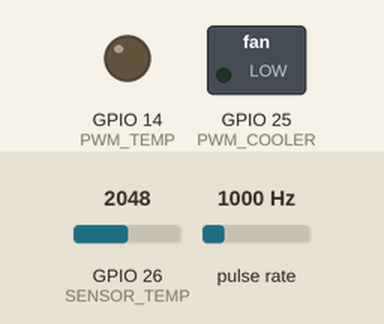
A sketch run on a simulated ESP32. On the bench: switched loads named in the sketch (green lamp = pin HIGH), output pins drawn as LEDs (lit = HIGH). Wiring (inferred from the names in the program): pulse sensor: data GPIO 27. The inputs (shaded band) are chosen by the test bench; at power-on: GPIO 26 (SENSOR_TEMP) = 2048, pulse rate 1000 Hz. What the sketch prints to the serial monitor is not drawn.

Above: at 0.1 s.
At 100.1 s:
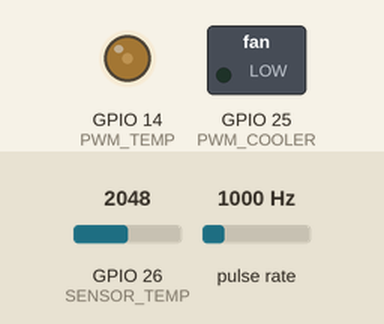
Timing chart, 0 to 101.6 s (numbered marks = the images above):
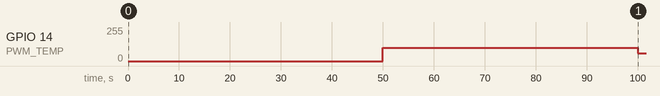

Measured:
- by itself, GPIO 14 (PWM_TEMP): 0/255 → 100/255 at 50.0 s, → 59/255 50.0 s later

The sketch:

Controle_1set.ino
```cpp
#include <Arduino.h>
#include <math.h>    // Biblioteca para operações matemáticas (logaritmo, etc)

// Pinos
#define PWM_TEMP 14
#define PWM_COOLER 25
#define SENSOR_TEMP 26
#define SENSOR_FLUXO 27

// Variáveis
const int resolution = 4095;                                  // Resolução do conversor AD do ESP
volatile int pulsos = 0;                                      // Pulsos do sensor de fluxo
unsigned long tempoAnt_temp = 0, tempoAtual_temp = 0, dT_temp = 0;           // Variáveis para manipulação do timer
unsigned long tempoAnt_fluxo = 0, tempoAtual_fluxo = 0, dT_fluxo = 0;           // Variáveis para manipulação do timer
float temperatura = 0, resistencia = 0, vazao = 0;            // Variáveis para cálculo da temperatura e vazão
int dutycycleTemp = 0, dutycycleCooler = 0;                   // Duty Cicle do PWM do transistor e do cooler

// Constantes do NTC e sistema
double Vs = 3.3;                                              // Tensão de referência do ESP32
double R1 = 10000;                                            // Resistor fixo de 10kΩ no divisor de tensão
double Beta = 3950;                                           // Coeficiente beta do NTC
double To = 298.15;                                           // Temperatura de referência (25°C em Kelvin)
double Ro = 10000;                                            // Resistência nominal do NTC a 25°C

//Variáveis Controlador

int cont_temp;
int cont_fluxo;

int setpoint_temp[1] = {40};
int setpoint_fluxo[1]= {0};

int ref_temp = 0;
int ref_fluxo = 0;

int i = 0;
int j = 0;

float d_temp = 0.0;
float d_fluxo = 0.0;

int pwm_max = 255;
int pwm_min = 0;

float u_temp = 0.0, ek_temp = 0.0, uk_1_temp = 0.0, ek_1_temp = 0.0, uk_2_temp = 0.0, ek_2_temp = 0.0;
float u_fluxo = 0.0, ek_fluxo = 0.0, uk_1_fluxo = 0.0, ek_1_fluxo = 0.0;

int sampleTime_temp = 50000;
int sampleTime_fluxo = 400;

float temp1 = 24.0, temp2 = 24.0, temp3 = 24.0, mediatemp = 0.0;
float fluxo1 = 0.0, fluxo2 = 0.0, fluxo3 = 0.0, mediafluxo = 0.0;

float controle_temp(float r_temp, float y_temp);
float controle_fluxo(float r_fluxo, float y_fluxo);

//------------------------------------------------------------
// ---------- Constantes Controlador -------------------------
float a1_temp = -1.286;
float a2_temp = 0.2862;
float b0_temp = 6.395;
float b1_temp = -10.69;
float b2_temp = 5.034;

float b0_fluxo = 0.526;
float b1_fluxo = -0.1432;
// -----------------------------------------------------------
//------------------------------------------------------------

//Implementação do Controlador PID Digital
float controle_temp(float r_temp, float y_temp){

  ek_temp = r_temp-y_temp;
  u_temp = ((-1)*a1_temp*uk_1_temp) - a2_temp*uk_2_temp + b0_temp*ek_temp + b1_temp*ek_1_temp + b2_temp*ek_2_temp;

  if (u_temp>255) u_temp=255;     // limitador superior
  else if (u_temp<0) u_temp=0;    // limitador inferior

  ek_2_temp = ek_1_temp;
  uk_2_temp = uk_1_temp;
  ek_1_temp = ek_temp;
  uk_1_temp = u_temp;


  return float(u_temp);
}

//Implementação do Controlador PI Digital
float controle_fluxo(float r_fluxo, float y_fluxo){

  ek_fluxo = r_fluxo-y_fluxo;
  u_fluxo = uk_1_fluxo + b0_fluxo*ek_fluxo + b1_fluxo*ek_1_fluxo;

  if (u_fluxo>255) u_fluxo=255;     // limitador superior
  else if (u_fluxo<0) u_fluxo=0;    // limitador inferior

  ek_1_fluxo = ek_fluxo;
  uk_1_fluxo = u_fluxo;

  return float(u_fluxo);
}

// Rotina da interrupção que realiza leitura do sensor de fluxo
void lerFluxo(){
  pulsos++;
}

void setup() {
  Serial.begin(115200);
  pinMode(SENSOR_TEMP, INPUT);
  pinMode(SENSOR_FLUXO, INPUT);
  pinMode(PWM_TEMP, OUTPUT);
  pinMode(PWM_COOLER, OUTPUT);

  ledcAttach(PWM_TEMP, 1000, 8);      // Configurando PWMs
  ledcAttach(PWM_COOLER, 1000, 8);

  attachInterrupt(digitalPinToInterrupt(SENSOR_FLUXO), lerFluxo, RISING); // Interrupção para sensor de fluxo


}

void loop() {
  tempoAtual_temp = millis();
  dT_temp = tempoAtual_temp - tempoAnt_temp;
  tempoAtual_fluxo = millis();
  dT_fluxo = tempoAtual_fluxo - tempoAnt_fluxo;

  // TIMER TEMPERATURA -- 50 segundos
  if (dT_temp >= sampleTime_temp) {
    tempoAnt_temp = tempoAtual_temp;

    // Cálculo da vazão em L/s
    // vazao =  double((pulsos) / (120));

    // Leitura do NTC e cálculo da temperatura diretamente no loop
    int leituraADC = analogRead(SENSOR_TEMP);

    // Cálculo da temperatura com a equação Steinhart-Hart
    double Vout = leituraADC * Vs / resolution;                 // Converte a leitura ADC para tensão
    double Rt = R1 * Vout / (Vs - Vout);                        // Calcula a resistência do NTC
    temperatura = 1 / (1 / To + log(Rt / Ro) / Beta);           // Equação de Steinhart-Hart
    temperatura = temperatura - 273.15;                         // Converte de Kelvin para Celsius

    temp1 = temp2 ;
    temp2 = temp3 ;
    temp3 = temperatura ;
    mediatemp = ( temp1 + temp2 + temp3 ) /3.0;

    // Sistema só começa após 2 s
    if(tempoAtual_temp>=2000){
      ref_temp = setpoint_temp[i];
      cont_temp++;
    }
    else{
      ref_temp= 0;
    }

    d_temp = controle_temp(ref_temp, mediatemp);
    dutycycleTemp = int(d_temp);

    ledcWrite(PWM_TEMP, dutycycleTemp);  // Mandando sinal PWM
  }

  //Timer Fluxo: 400ms
  if (dT_fluxo >= sampleTime_fluxo) {
    tempoAnt_fluxo = tempoAtual_fluxo;

    vazao = pulsos;
    pulsos = 0;

    fluxo1 = fluxo2 ;
    fluxo2 = fluxo3 ;
    fluxo3 = vazao ;
    mediafluxo = ( fluxo1 + fluxo2 + fluxo3 ) /3.0;

    // Sistema só começa após 2 s
    if(tempoAtual_fluxo>=2000){
      ref_fluxo = setpoint_fluxo[j];
      cont_fluxo++;
    }
    else{
      ref_fluxo= 0;
    }

    d_fluxo = controle_fluxo(ref_fluxo, mediafluxo);
    dutycycleCooler = int(d_fluxo);

    ledcWrite(PWM_COOLER, dutycycleCooler);
  }

    if (dT_fluxo<=3500000){
      Serial.print (tempoAtual_temp);
      Serial.print (",");
      Serial.print (mediatemp);
      Serial.print (",");
      Serial.print (mediafluxo);
      Serial.print (",");
      Serial.print (dutycycleTemp);
      Serial.print (",");
      Serial.print (dutycycleCooler);
      Serial.print (",");
      Serial.println (cont_fluxo);
    }

  //if ((cont_fluxo>=220)&&(j<=1))
  //{
  //  j++;
  //  cont_fluxo = 0;
  //}
}
```
